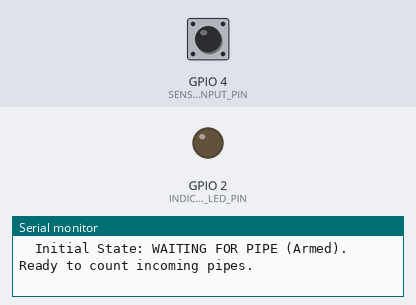
The program below on a simulated ESP32. On the bench: output pins drawn as LEDs (lit = HIGH), the last lines printed to the serial monitor. Dashed ring = blinking. Inputs (shaded band) come from the test bench; at power-on: GPIO 4 (SENSOR_INPUT_PIN) HIGH.

Above: at 1.6 s.
1.7 s: GPIO 4 (SENSOR_INPUT_PIN) driven LOW
At 2.2 s:
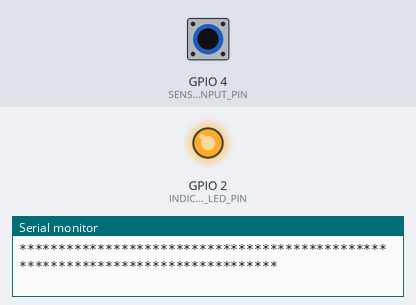
3.2 s: GPIO 4 (SENSOR_INPUT_PIN) driven HIGH
At 4.2 s:
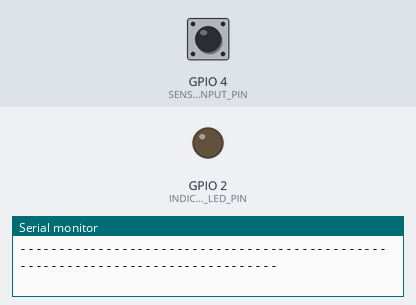
4.7 s: GPIO 4 (SENSOR_INPUT_PIN) pulsed LOW 2 times (0.12 s each, 0.3 s apart)
At 4.81 s:
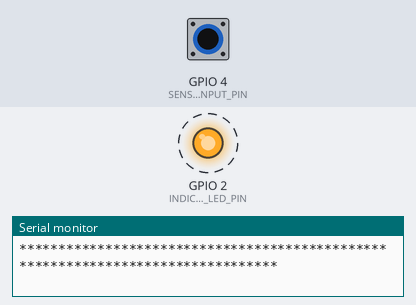
Timing chart, 0 to 7.7 s (numbered marks = the images above; inputs shaded):
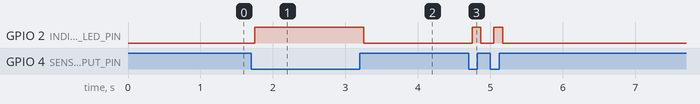

Measured:
- after the input at 1.7 s, GPIO 2 (INDICATOR_LED_PIN): LOW → HIGH after 0.05 s
- after the input at 3.2 s, GPIO 2 (INDICATOR_LED_PIN): HIGH → LOW after 0.05 s
- after the input at 4.7 s, GPIO 2 (INDICATOR_LED_PIN): alternates HIGH for 0.12 s and LOW for 0.18 s, 4 changes in all, then stays LOW, starting after 0.05 s

The program:

main.cpp
```cpp
// =============================================================================
// ESP32 SENSOR 5 — FINISHED PRODUCT (PIPE OUTPUT) PRODUCTION COUNTER
// =============================================================================
// Node ID     : S-05
// Purpose     : Count manufactured pipes passing the flying cutter / output station.
//
// Target Board: ESP32 DevKit V1 (38-Pin / 30-Pin) — board = esp32dev
//
// Hardware Wiring Assumptions:
//   - Sensor Signal Input : GPIO 4 (D4) <-- PC817 Optocoupler Pin 4 (Collector)
//   - Signal Ground       : GND         <-- PC817 Optocoupler Pin 3 (Emitter)
//   - Visual Indicator    : GPIO 2      <-- Built-in Blue LED on ESP32 DevKit V1
//   - Sensor Type         : 12V PNP Normally Open (N.O.) Inductive Proximity Sensor
//   - Signal Isolation    : 4-Pin PC817 Optocoupler (12V plant side isolated from 3.3V ESP32)
//
// Signal Logic (Active-LOW via PC817):
//   - GPIO 4 HIGH (3.3V) : No metal detected (gap between pipes / waiting for next pipe).
//   - GPIO 4 LOW  (0.0V) : Metal detected (pipe is currently present at sensing station).
//
// Initial Counting Behavior:
//   1. IDLE / WAITING: GPIO 4 is HIGH. Counter is armed, waiting for a pipe.
//   2. PIPE ARRIVES  : GPIO 4 transitions HIGH -> LOW.
//                      - Production count increases by 1.
//                      - Built-in LED turns ON.
//                      - Detection event logged to Serial Monitor.
//   3. PIPE REMAINS  : GPIO 4 stays LOW while the pipe passes or pauses in front of sensor.
//                      - Production count remains unchanged (prevents duplicate counting).
//   4. PIPE LEAVES   : GPIO 4 transitions LOW -> HIGH.
//                      - Pipe has cleared the sensing station.
//                      - Counter is re-armed for the next pipe.
//                      - Built-in LED turns OFF.
//
// Physical Limitation Note:
//   This counting logic requires the sensor signal to return to HIGH (inactive)
//   between successive pipes. If pipes pass end-to-end with zero physical gap,
//   the sensor will remain continuously LOW and will count the stream as one pipe.
// =============================================================================

#include <Arduino.h>

// ==============================================================================
// 1. HARDWARE PIN & THRESHOLD CONFIGURATION
// ==============================================================================

// Verify this GPIO pin against your physical wiring before connecting
const uint8_t SENSOR_INPUT_PIN       = 4;      // GPIO 4 (D4) - Optocoupler collector input
const uint8_t INDICATOR_LED_PIN      = 2;      // GPIO 2 (D2) - Built-in indicator LED

// Signal Polarity (Active-LOW with PC817 optocoupler)
const uint8_t SENSOR_DETECTED_STATE  = LOW;    // LOW  = Metal pipe present
const uint8_t SENSOR_IDLE_STATE      = HIGH;   // HIGH = No metal (gap between pipes)

// Visual Indicator Polarity
const uint8_t LED_ON_STATE           = HIGH;   // Turn LED ON when pipe is present
const uint8_t LED_OFF_STATE          = LOW;    // Turn LED OFF when sensor is idle

// Timing & Filtering Configuration
const uint32_t SENSOR_DEBOUNCE_MS    = 50;     // Stable duration (ms) required to confirm state change
const uint32_t HEARTBEAT_INTERVAL_MS = 5000;   // Status heartbeat broadcast interval (ms)
const uint32_t SERIAL_BAUD_RATE      = 115200; // Serial Monitor baud rate

// ==============================================================================
// 2. STATE MACHINE DEFINITIONS & VARIABLES
// ==============================================================================

enum PipeSensorState {
    STATE_UNKNOWN = -1,
    WAITING_FOR_PIPE = 0,   // Sensor is idle (HIGH), counter is armed
    PIPE_PRESENT = 1        // Pipe is currently detected (LOW), count already incremented
};

// Production Metrics
static uint32_t totalPipeCount       = 0;      // Cumulative count of finished pipes
static uint32_t pipeDetectionTime    = 0;      // millis() when current pipe was first detected
static uint32_t pipeClearedTime      = 0;      // millis() when previous pipe cleared

// Debounce & State Tracking
static int      currentRawReading    = HIGH;
static int      lastRawReading       = HIGH;
static uint32_t lastDebounceTime     = 0;

static int             debouncedPinState   = HIGH;
static PipeSensorState currentSensorState  = STATE_UNKNOWN;
static PipeSensorState previousSensorState = STATE_UNKNOWN;

// Heartbeat Tracking
static uint32_t lastHeartbeatTime    = 0;

// ==============================================================================
// 3. HELPER FUNCTIONS
// ==============================================================================

// Convert raw GPIO reading to state
PipeSensorState pinToSensorState(int pinValue) {
    return (pinValue == SENSOR_DETECTED_STATE) ? PIPE_PRESENT : WAITING_FOR_PIPE;
}

// State string representation for human-readable logging
const char* getStateLabel(PipeSensorState state) {
    switch (state) {
        case WAITING_FOR_PIPE: return "WAITING FOR PIPE (Armed)";
        case PIPE_PRESENT:     return "PIPE PRESENT (Detected)";
        default:               return "INITIALIZING";
    }
}

// Display boot banner with system information and operating rules
void printBootBanner() {
    Serial.println();
    Serial.println(F("================================================================================"));
    Serial.println(F("  ESP32 SENSOR 5 — FINISHED PRODUCT (PIPE OUTPUT) PRODUCTION COUNTER"));
    Serial.println(F("  Node Identifier  : S-05"));
    Serial.println(F("  Firmware Version : 1.0.0 (Standalone Counting Test)"));
    Serial.println(F("================================================================================"));
    Serial.printf( "  Sensor Input Pin : GPIO %d (INPUT_PULLUP via PC817 Optocoupler)\n", SENSOR_INPUT_PIN);
    Serial.printf( "  Indicator LED    : GPIO %d (Onboard Blue LED: ON when pipe detected)\n", INDICATOR_LED_PIN);
    Serial.println(F("  Signal Logic     : LOW  = Pipe Present (Metal Detected)"));
    Serial.println(F("                     HIGH = Idle / Gap Between Pipes (No Metal)"));
    Serial.printf( "  Debounce Filter  : %u ms stability check\n", SENSOR_DEBOUNCE_MS);
    Serial.printf( "  Heartbeat Period : %u ms\n", HEARTBEAT_INTERVAL_MS);
    Serial.println(F("--------------------------------------------------------------------------------"));
    Serial.println(F("  COUNTING RULES:"));
    Serial.println(F("  1. HIGH -> LOW transition : New pipe detected -> Count increments by 1."));
    Serial.println(F("  2. Sustained LOW          : Pipe is passing   -> Count remains locked."));
    Serial.println(F("  3. LOW -> HIGH transition : Pipe has cleared  -> Counter re-armed for next."));
    Serial.println(F("--------------------------------------------------------------------------------"));
    Serial.println(F("  OPERATIONAL LIMITATION:"));
    Serial.println(F("  Individual pipe counting requires a physical gap between consecutive pipes"));
    Serial.println(F("  so the sensor signal can return to HIGH (idle) between detections."));
    Serial.println(F("================================================================================"));
    Serial.println();
}

// Log a pipe detection event when HIGH -> LOW transition occurs
void logPipeDetected(uint32_t now) {
    totalPipeCount++;
    pipeDetectionTime = now;

    uint32_t gapDurationMs = (pipeClearedTime > 0 && now >= pipeClearedTime)
                                 ? (now - pipeClearedTime)
                                 : 0;

    Serial.println();
    Serial.println(F("********************************************************************************"));
    Serial.printf( "  [PIPE DETECTED] ===> TOTAL PRODUCTION COUNT: %u PIPES <===\n", totalPipeCount);
    Serial.println(F("********************************************************************************"));
    Serial.printf( "  Timestamp        : %u ms (Uptime: %.2f seconds)\n", now, now / 1000.0f);
    Serial.printf( "  Sensor Reading   : GPIO %d is LOW (Metal detected)\n", SENSOR_INPUT_PIN);
    Serial.printf( "  Indicator LED    : ON\n");
    if (pipeClearedTime > 0) {
        Serial.printf( "  Gap Since Last   : %u ms (%.2f seconds since previous pipe cleared)\n",
                       gapDurationMs, gapDurationMs / 1000.0f);
    }
    Serial.println(F("  Status           : Pipe is currently in front of sensor. Count is locked."));
    Serial.println(F("********************************************************************************"));
    Serial.println();
}

// Log a pipe cleared event when LOW -> HIGH transition occurs
void logPipeCleared(uint32_t now) {
    pipeClearedTime = now;
    uint32_t transitDurationMs = (pipeDetectionTime > 0 && now >= pipeDetectionTime)
                                     ? (now - pipeDetectionTime)
                                     : 0;

    Serial.println();
    Serial.println(F("--------------------------------------------------------------------------------"));
    Serial.printf( "  [PIPE CLEARED] Pipe #%u has left the sensing station.\n", totalPipeCount);
    Serial.printf( "  Sensor Reading   : GPIO %d is HIGH (Sensor idle)\n", SENSOR_INPUT_PIN);
    Serial.printf( "  Indicator LED    : OFF\n");
    Serial.printf( "  Transit Duration : %u ms (Pipe was in sensing field for %.2f seconds)\n",
                   transitDurationMs, transitDurationMs / 1000.0f);
    Serial.println(F("  Counter Status   : RE-ARMED. Ready for the next pipe."));
    Serial.println(F("--------------------------------------------------------------------------------"));
    Serial.println();
}

// Periodic non-intrusive status heartbeat
void processHeartbeat(uint32_t now) {
    if (now - lastHeartbeatTime >= HEARTBEAT_INTERVAL_MS) {
        lastHeartbeatTime = now;

        Serial.printf( "[Heartbeat %7u ms] Node: S-05 | State: %-26s | Total Pipes: %4u | Pin D4: %-4s | LED: %s\n",
                       now,
                       getStateLabel(currentSensorState),
                       totalPipeCount,
                       (debouncedPinState == LOW) ? "LOW" : "HIGH",
                       (digitalRead(INDICATOR_LED_PIN) == LED_ON_STATE) ? "ON" : "OFF");
    }
}

// ==============================================================================
// 4. ARDUINO SETUP
// ==============================================================================

void setup() {
    Serial.begin(SERIAL_BAUD_RATE);
    delay(300);

    // Initialize GPIO pins
    pinMode(SENSOR_INPUT_PIN, INPUT_PULLUP);
    pinMode(INDICATOR_LED_PIN, OUTPUT);
    digitalWrite(INDICATOR_LED_PIN, LED_OFF_STATE);

    printBootBanner();

    // Read initial hardware state
    int initialReading = digitalRead(SENSOR_INPUT_PIN);
    currentRawReading  = initialReading;
    lastRawReading     = initialReading;
    debouncedPinState  = initialReading;

    currentSensorState  = pinToSensorState(debouncedPinState);
    previousSensorState = currentSensorState;
    lastDebounceTime    = millis();
    lastHeartbeatTime   = millis();

    // If a pipe is already sitting in front of the sensor at startup, count it
    if (currentSensorState == PIPE_PRESENT) {
        digitalWrite(INDICATOR_LED_PIN, LED_ON_STATE);
        logPipeDetected(millis());
    } else {
        digitalWrite(INDICATOR_LED_PIN, LED_OFF_STATE);
        Serial.printf( "  Initial State: %s. Ready to count incoming pipes.\n\n",
                       getStateLabel(currentSensorState));
    }
}

// ==============================================================================
// 5. ARDUINO LOOP
// ==============================================================================

void loop() {
    uint32_t now = millis();
    int rawReading = digitalRead(SENSOR_INPUT_PIN);

    // ── 1. Debounce Processing ───────────────────────────────────────────────
    // If raw pin bounced or changed, reset the debounce timer
    if (rawReading != lastRawReading) {
        lastDebounceTime = now;
        lastRawReading   = rawReading;
    }

    // Only commit the state change when signal is stable for SENSOR_DEBOUNCE_MS
    if ((now - lastDebounceTime) >= SENSOR_DEBOUNCE_MS) {
        if (rawReading != debouncedPinState) {
            debouncedPinState = rawReading;
            PipeSensorState evaluatedState = pinToSensorState(debouncedPinState);

            // ── 2. Edge Detection & Counting Logic ───────────────────────────
            if (evaluatedState != currentSensorState) {
                previousSensorState = currentSensorState;
                currentSensorState  = evaluatedState;

                // Event A: Pipe Arrives (HIGH -> LOW)
                if (currentSensorState == PIPE_PRESENT) {
                    digitalWrite(INDICATOR_LED_PIN, LED_ON_STATE);
                    logPipeDetected(now);
                }
                // Event B: Pipe Leaves (LOW -> HIGH)
                else if (currentSensorState == WAITING_FOR_PIPE) {
                    digitalWrite(INDICATOR_LED_PIN, LED_OFF_STATE);
                    logPipeCleared(now);
                }
            }
        }
    }

    // ── 3. Periodic Status Heartbeat ─────────────────────────────────────────
    processHeartbeat(now);

    // ── 4. Yield briefly to FreeRTOS watchdog ────────────────────────────────
    delay(1);
}
```
